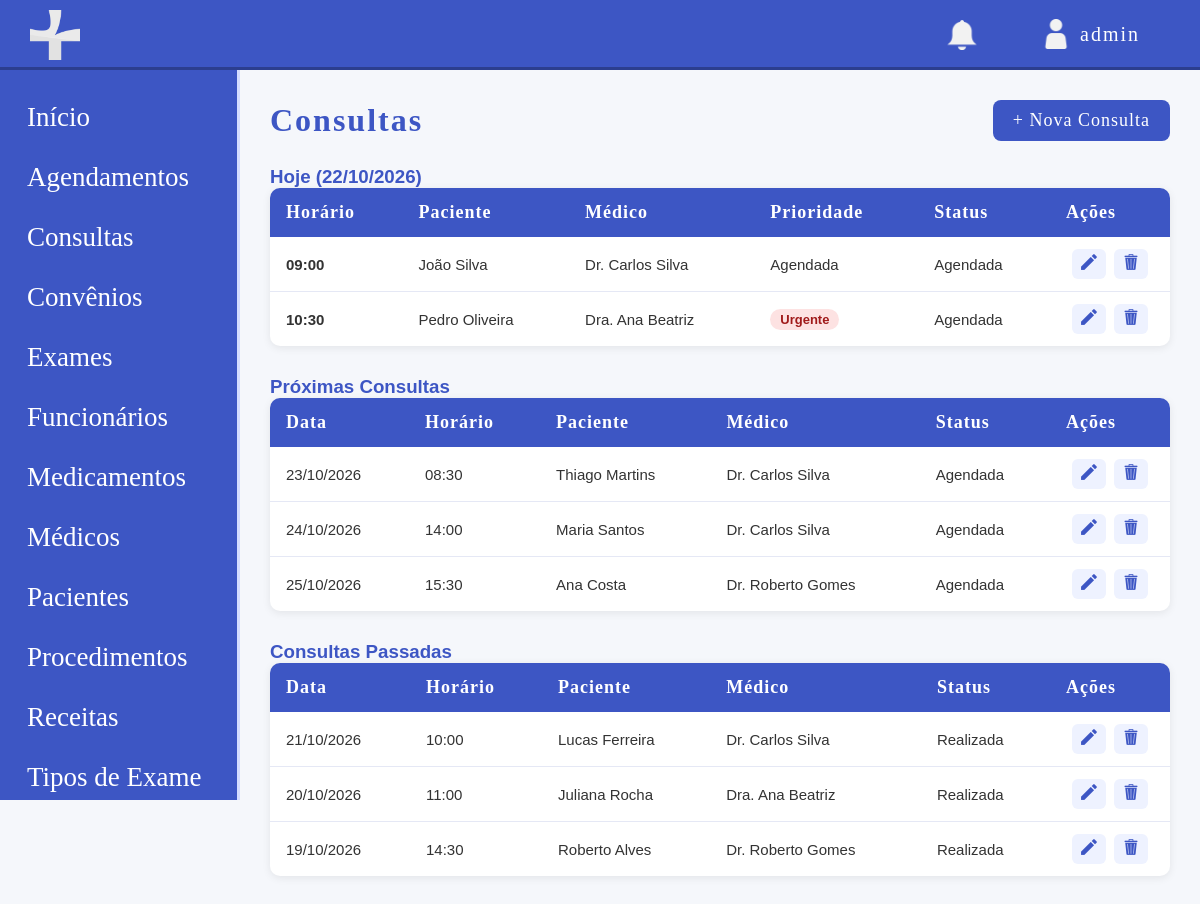
Screenshot of /modulos/consultas/listar_consulta.php (signed in) with the database file from the repository.
### tables this page shows
CREATE TABLE consulta (
    id INT UNSIGNED NOT NULL AUTO_INCREMENT,
    id_medico INT UNSIGNED NOT NULL,
    id_paciente INT UNSIGNED NOT NULL,
    valor DECIMAL(10,2) DEFAULT NULL,
    pagamento_status ENUM('PENDENTE', 'PAGO', 'PARCIAL', 'CANCELADO') NOT NULL DEFAULT 'PENDENTE',
    pagamento_forma ENUM('DINHEIRO', 'PIX', 'CARTAO', 'CONVENIO') DEFAULT NULL,
    data_consulta DATE NOT NULL,
    horario TIME NOT NULL,
    prioridade ENUM('Urgente', 'Agendada', 'Preferencial', 'Espontânea') NOT NULL,
    diagnostico TEXT,
    status ENUM('Agendada', 'Realizada', 'Cancelada') NOT NULL,
    observacoes TEXT,
    data_registro TIMESTAMP DEFAULT CURRENT_TIMESTAMP,
    PRIMARY KEY (id),
    UNIQUE KEY Consulta_Medico (id_medico, data_consulta, horario),
    KEY FK_consulta_paciente (id_paciente),
    CONSTRAINT FK_consulta_medico FOREIGN KEY (id_medico) REFERENCES medico (id),
    CONSTRAINT FK_consulta_paciente FOREIGN KEY (id_paciente) REFERENCES paciente (id)
);

CREATE TABLE paciente (
    id INT UNSIGNED NOT NULL AUTO_INCREMENT,
    id_convenio INT UNSIGNED DEFAULT NULL,
    nome VARCHAR(50) NOT NULL,
    email VARCHAR(100) NOT NULL,
    cpf CHAR(14) NOT NULL,
    rg VARCHAR(20) NOT NULL,
    data_nascimento DATE NOT NULL,
    telefone VARCHAR(20) NOT NULL,
    cep CHAR(9) NOT NULL,
    estado VARCHAR(50) NOT NULL,
    cidade VARCHAR(50) NOT NULL,
    bairro VARCHAR(50) NOT NULL,
    rua VARCHAR(200) NOT NULL,
    numero VARCHAR(15) NOT NULL,
    numero_convenio VARCHAR(30) DEFAULT NULL,
    condicoes_especiais TEXT,
    status ENUM('ATIVO', 'INATIVO') NOT NULL DEFAULT 'ATIVO',
    data_registro TIMESTAMP DEFAULT CURRENT_TIMESTAMP,
    PRIMARY KEY (id),
    UNIQUE KEY cpf (cpf),
    UNIQUE KEY rg (rg),
    KEY fk_paciente_convenio (id_convenio),
    CONSTRAINT fk_paciente_convenio FOREIGN KEY (id_convenio) REFERENCES convenio (id)
);

CREATE TABLE medico (
    id INT UNSIGNED NOT NULL AUTO_INCREMENT,
    nome VARCHAR(50) NOT NULL,
    email VARCHAR(100) NOT NULL,
    crm VARCHAR(20) NOT NULL,
    especialidade VARCHAR(50) DEFAULT NULL,
    cpf CHAR(14) NOT NULL,
    rg VARCHAR(20) NOT NULL,
    data_nascimento DATE NOT NULL,
    telefone VARCHAR(20) NOT NULL,
    cep CHAR(9) NOT NULL,
    estado VARCHAR(50) NOT NULL,
    cidade VARCHAR(50) NOT NULL,
    bairro VARCHAR(50) NOT NULL,
    rua VARCHAR(200) NOT NULL,
    numero VARCHAR(15) NOT NULL,
    salario DECIMAL(10,2) NOT NULL,
    status ENUM('ATIVO', 'INATIVO') NOT NULL DEFAULT 'ATIVO',
    data_registro TIMESTAMP DEFAULT CURRENT_TIMESTAMP,
    PRIMARY KEY (id),
    UNIQUE KEY CRMS (crm),
    UNIQUE KEY cpf (cpf),
    UNIQUE KEY rg (rg)
);

### modulos/consultas/listar_consulta.php (the view, shortened to what this page needs)
<?php
require '../../config/conexao.php';
$base = '/site-clinicamedica';
$hoje = date('Y-m-d');
$sql_hoje = "SELECT c.*, p.nome AS nome_paciente, m.nome AS nome_medico
             FROM consulta c
             JOIN paciente p ON c.id_paciente = p.id
             JOIN medico m ON c.id_medico = m.id
             WHERE c.data_consulta = ?
             ORDER BY c.horario ASC";
$sql_futuras = "SELECT c.*, p.nome AS nome_paciente, m.nome AS nome_medico
                FROM consulta c
                JOIN paciente p ON c.id_paciente = p.id
                JOIN medico m ON c.id_medico = m.id
                WHERE c.data_consulta > ?
                ORDER BY c.data_consulta ASC, c.horario ASC";
$sql_passadas = "SELECT c.*, p.nome AS nome_paciente, m.nome AS nome_medico
                 FROM consulta c
                 JOIN paciente p ON c.id_paciente = p.id
                 JOIN medico m ON c.id_medico = m.id
                 WHERE c.data_consulta < ?
                 ORDER BY c.data_consulta DESC, c.horario DESC";
$stmt_hoje = $pdo->prepare($sql_hoje);
$stmt_hoje->execute([$hoje]);
$consultas_hoje = $stmt_hoje->fetchAll();
$stmt_futuras = $pdo->prepare($sql_futuras);
$stmt_futuras->execute([$hoje]);
$consultas_futuras = $stmt_futuras->fetchAll();
$stmt_passadas = $pdo->prepare($sql_passadas);
$stmt_passadas->execute([$hoje]);
$consultas_passadas = $stmt_passadas->fetchAll();
?>
<!DOCTYPE html>
<html lang="pt-br">
<head>
    <link rel="stylesheet" href="<?php echo $base; ?>/css/style.css">
</head>
<body class="dashbody">
    <?php include '../../includes/header.php'; ?>
    <div class="layout">
        <?php include '../../includes/sidebar.php'; ?>
        <main class="main">
            <div class="pagina-topo">
                <h1>Consultas</h1>
                <a href="cadastrar_consulta.php" class="btn-novo">+ Nova Consulta</a>
            </div>
            <h3 class="form-secao">Hoje (<?php echo date('d/m/Y'); ?>)</h3>
            <?php if (count($consultas_hoje) === 0): ?>
                <p style="color: #666; margin-bottom: 20px;">Nenhuma consulta agendada para hoje.</p>
            <?php else: ?>
                <table class="tabela" style="margin-bottom: 30px;">
                    <thead>
                        <tr>
                            <th>Horário</th>
                            <th>Paciente</th>
                            <th>Médico</th>
                            <th>Prioridade</th>
                            <th>Status</th>
                            <th style="width: 120px;">Ações</th>
                        </tr>
                    </thead>
                    <tbody>
                        <?php foreach ($consultas_hoje as $c): ?>
                            <tr>
                                <td><strong><?php echo substr($c['horario'], 0, 5); ?></strong></td>
                                <td><?php echo htmlspecialchars($c['nome_paciente']); ?></td>
                                <td><?php echo htmlspecialchars($c['nome_medico']); ?></td>
                                <td>
                                    <?php if ($c['prioridade'] === 'Urgente'): ?>
                                        <span class="tag" style="background: #fde2e2; color: #a01a1a;">Urgente</span>
                                    <?php else: ?>
                                        <?php echo htmlspecialchars($c['prioridade']); ?>
                                    <?php endif; ?>
                                </td>
                                <td><?php echo htmlspecialchars($c['status']); ?></td>
                                <td class="acoes">
                                    <a href="remarcar_consulta.php?id=<?php echo $c['id']; ?>" class="btn-acao" title="Editar">
                                        <img src="../../img/editar_icon.png" class="iconeacao" alt="Editar">
                                    </a>
                                    <a href="excluir_consulta.php?id=<?php echo $c['id']; ?>"
                                       class="btn-acao btn-excluir"
                                       title="Excluir"
                                       onclick="return confirm('Tem certeza que deseja excluir esta consulta?');">
                                        <img src="../../img/excluir_icon.png" class="iconeacao" alt="Excluir">
                                    </a>
                                </td>
                            </tr>
                        <?php endforeach; ?>
                    </tbody>
                </table>
            <?php endif; ?>
            <h3 class="form-secao">Próximas Consultas</h3>
            <?php if (count($consultas_futuras) === 0): ?>
                <p style="color: #666; margin-bottom: 20px;">Nenhuma consulta futura agendada.</p>
            <?php else: ?>
                <table class="tabela" style="margin-bottom: 30px;">
                    <thead>
                        <tr>
                            <th>Data</th>
                            <th>Horário</th>
                            <th>Paciente</th>
                            <th>Médico</th>
                            <th>Status</th>
                            <th style="width: 120px;">Ações</th>
                        </tr>
                    </thead>
                    <tbody>
                        <?php foreach ($consultas_futuras as $c): ?>
                            <tr>
                                <td><?php echo date('d/m/Y', strtotime($c['data_consulta'])); ?></td>
                                <td><?php echo substr($c['horario'], 0, 5); ?></td>
                                <td><?php echo htmlspecialchars($c['nome_paciente']); ?></td>
                                <td><?php echo htmlspecialchars($c['nome_medico']); ?></td>
                                <td><?php echo htmlspecialchars($c['status']); ?></td>
                                <td class="acoes">
                                    <a href="editar_consulta.php?id=<?php echo $c['id']; ?>" class="btn-acao" title="Editar">
                                        <img src="../../img/editar_icon.png" class="iconeacao" alt="Editar">
                                    </a>
                                    <a href="excluir_consulta.php?id=<?php echo $c['id']; ?>"
                                       class="btn-acao btn-excluir"
                                       title="Excluir"
                                       onclick="return confirm('Tem certeza que deseja excluir esta consulta?');">
                                        <img src="../../img/excluir_icon.png" class="iconeacao" alt="Excluir">
                                    </a>
                                </td>
                            </tr>
                        <?php endforeach; ?>
                    </tbody>
                </table>
            <?php endif; ?>
            <h3 class="form-secao">Consultas Passadas</h3>
            <?php if (count($consultas_passadas) === 0): ?>
                <p style="color: #666;">Nenhuma consulta no histórico.</p>
            <?php else: ?>
                <table class="tabela">
                    <thead>
                        <tr>
                            <th>Data</th>
                            <th>Horário</th>
                            <th>Paciente</th>
                            <th>Médico</th>
                            <th>Status</th>
                            <th style="width: 120px;">Ações</th>
                        </tr>
                    </thead>
                    <tbody>
                        <?php foreach ($consultas_passadas as $c): ?>
                            <tr class="<?php echo $c['status'] === 'Cancelada' ? 'linha-inativa' : ''; ?>">
                                <td><?php echo date('d/m/Y', strtotime($c['data_consulta'])); ?></td>
                                <td><?php echo substr($c['horario'], 0, 5); ?></td>
                                <td><?php echo htmlspecialchars($c['nome_paciente']); ?></td>
                                <td><?php echo htmlspecialchars($c['nome_medico']); ?></td>
                                <td><?php echo htmlspecialchars($c['status']); ?></td>
                                <td class="acoes">
                                    <a href="editar_consulta.php?id=<?php echo $c['id']; ?>" class="btn-acao" title="Editar">
                                        <img src="../../img/editar_icon.png" class="iconeacao" alt="Editar">
                                    </a>
                                    <a href="excluir_consulta.php?id=<?php echo $c['id']; ?>"
                                       class="btn-acao btn-excluir"
                                       title="Excluir"
                                       onclick="return confirm('Tem certeza que deseja excluir esta consulta?');">
                                        <img src="../../img/excluir_icon.png" class="iconeacao" alt="Excluir">
                                    </a>
                                </td>
                            </tr>
                        <?php endforeach; ?>
                    </tbody>
                </table>
            <?php endif; ?>
        </main>
    </div>
</body>
</html>

### rows the page displays
consulta: horario "09:00", id_paciente.nome "João Silva", id_medico.nome "Dr. Carlos Silva", prioridade "Agendada", status "Agendada"
consulta: horario "10:30", id_paciente.nome "Pedro Oliveira", id_medico.nome "Dra. Ana Beatriz", prioridade "Urgente", status "Agendada"
consulta: data_consulta "23/10/2026", horario "08:30", id_paciente.nome "Thiago Martins", id_medico.nome "Dr. Carlos Silva", status "Agendada"
consulta: data_consulta "24/10/2026", horario "14:00", id_paciente.nome "Maria Santos", id_medico.nome "Dr. Carlos Silva", status "Agendada"
consulta: data_consulta "25/10/2026", horario "15:30", id_paciente.nome "Ana Costa", id_medico.nome "Dr. Roberto Gomes", status "Agendada"
consulta: data_consulta "21/10/2026", horario "10:00", id_paciente.nome "Lucas Ferreira", id_medico.nome "Dr. Carlos Silva", status "Realizada"
consulta: data_consulta "20/10/2026", horario "11:00", id_paciente.nome "Juliana Rocha", id_medico.nome "Dra. Ana Beatriz", status "Realizada"
consulta: data_consulta "19/10/2026", horario "14:30", id_paciente.nome "Roberto Alves", id_medico.nome "Dr. Roberto Gomes", status "Realizada"

### other values shown
$nome_usuario "admin"
